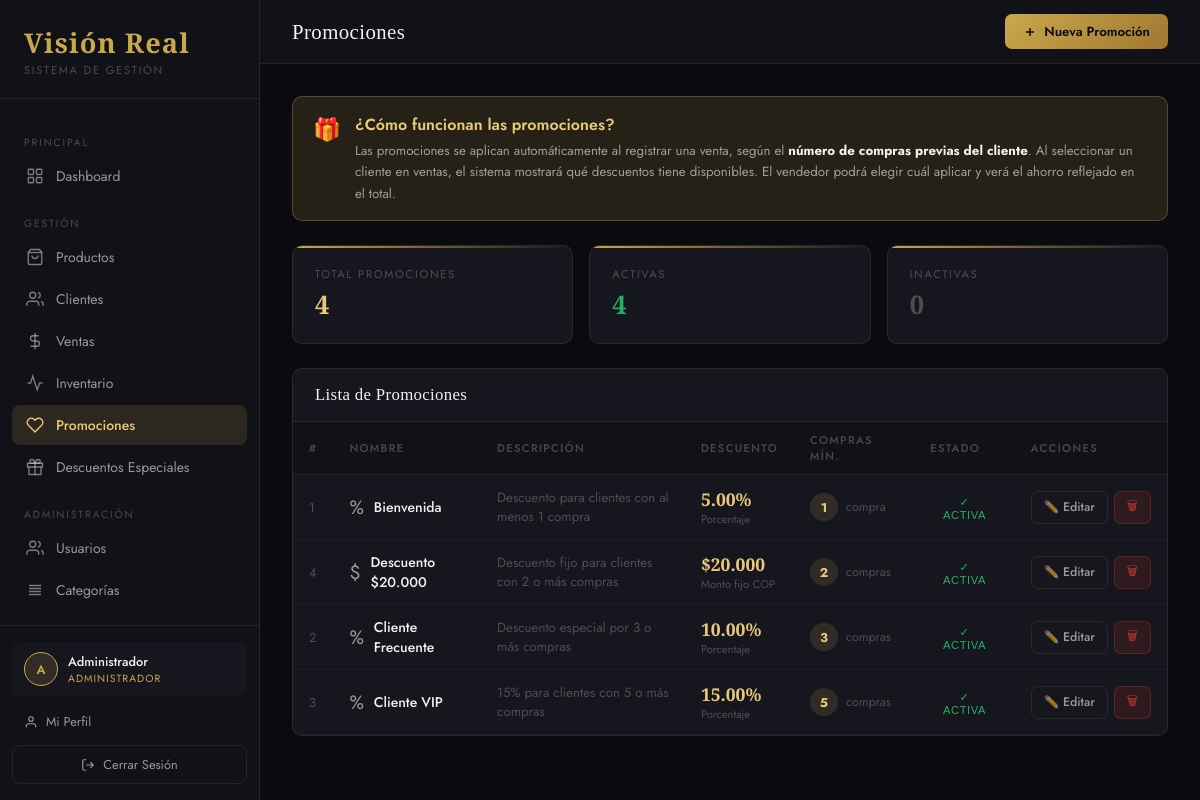
The page /views/promociones.php (signed in) on the database its author committed.
### tables this page shows
CREATE TABLE IF NOT EXISTS promociones (
    id INT AUTO_INCREMENT PRIMARY KEY,
    nombre VARCHAR(200) NOT NULL,
    descripcion TEXT,
    tipo ENUM('porcentaje','monto_fijo') NOT NULL DEFAULT 'porcentaje',
    valor DECIMAL(10,2) NOT NULL,
    compras_minimas INT NOT NULL DEFAULT 1,
    activa TINYINT(1) DEFAULT 1,
    created_at TIMESTAMP DEFAULT CURRENT_TIMESTAMP
);

### config/database.php (called while the page is built, shortened)
<?php
class Database {
    private static $instance = null;
    private $connection;
    private function __construct() {
        $this->connection = new mysqli(DB_HOST, DB_USER, DB_PASS, DB_NAME);
        $this->connection->set_charset(DB_CHARSET);
    }
    public static function getInstance() {
        if (self::$instance === null) self::$instance = new Database();
        return self::$instance;
    }
    public function query($sql)     { return $this->connection->query($sql); }
}
?>

### models/Promocion.php (called while the page is built, shortened)
<?php
require_once __DIR__ . '/../config/database.php';
class Promocion {
    private $db;
    public function __construct() { $this->db = Database::getInstance(); }
    public function getAll() {
        $r = $this->db->query("SELECT * FROM promociones ORDER BY compras_minimas ASC");
        $a = []; while($row = $r->fetch_assoc()) $a[] = $row; return $a;
    }
}
?>

### views/promociones.php (the view, shortened to what this page needs)
<?php
require_once __DIR__ . '/../models/Promocion.php';
$m = new Promocion();
$promociones = $m->getAll();
include __DIR__ . '/partials/head.php';
?>
<div class="layout">
<?php include __DIR__ . '/partials/sidebar.php'; ?>
<div class="main">
  <header class="topbar">
    <div class="topbar-left">
      <h1 class="page-title">Promociones</h1>
    </div>
    <div class="topbar-right">
      <button class="btn btn-primary" onclick="abrirNuevo()">
        <svg width="14" height="14" viewBox="0 0 24 24" fill="none" stroke="currentColor" stroke-width="2.5"><line x1="12" y1="5" x2="12" y2="19"/><line x1="5" y1="12" x2="19" y2="12"/></svg>
        Nueva Promoción
      </button>
    </div>
  </header>
  <div class="content">
    <div style="background:var(--gold-dim);border:1px solid rgba(201,168,76,0.3);border-radius:10px;padding:16px 20px;margin-bottom:24px;display:flex;align-items:flex-start;gap:14px">
      <span style="font-size:1.4rem">🎁</span>
      <div>
        <div style="font-weight:600;color:var(--gold-light);margin-bottom:4px">¿Cómo funcionan las promociones?</div>
        <div style="font-size:.83rem;color:var(--white-dim);line-height:1.6">
          Las promociones se aplican automáticamente al registrar una venta, según el <strong style="color:var(--white)">número de compras previas del cliente</strong>.
          Al seleccionar un cliente en ventas, el sistema mostrará qué descuentos tiene disponibles.
          El vendedor podrá elegir cuál aplicar y verá el ahorro reflejado en el total.
        </div>
      </div>
    </div>
    <div class="stats-grid" style="grid-template-columns:repeat(3,1fr);margin-bottom:24px">
      <div class="stat-card">
        <div class="stat-label">Total Promociones</div>
        <div class="stat-value" style="font-size:1.6rem"><?=count($promociones)?></div>
      </div>
      <div class="stat-card">
        <div class="stat-label">Activas</div>
        <div class="stat-value" style="font-size:1.6rem;color:var(--success)"><?=count(array_filter($promociones,fn($p)=>$p['activa']))?></div>
      </div>
      <div class="stat-card">
        <div class="stat-label">Inactivas</div>
        <div class="stat-value" style="font-size:1.6rem;color:var(--white-muted)"><?=count(array_filter($promociones,fn($p)=>!$p['activa']))?></div>
      </div>
    </div>
    <div class="card">
      <div class="card-header">
        <span class="card-title">Lista de Promociones</span>
      </div>
      <div class="table-wrap">
        <table id="tbl-promos">
          <thead>
            <tr>
              <th>#</th>
              <th>Nombre</th>
              <th>Descripción</th>
              <th>Descuento</th>
              <th>Compras Mín.</th>
              <th>Estado</th>
              <th>Acciones</th>
            </tr>
          </thead>
          <tbody>
            <?php if(empty($promociones)): ?>
            <tr><td colspan="7" class="table-empty">No hay promociones creadas</td></tr>
            <?php else: foreach($promociones as $p): ?>
            <tr>
              <td style="color:var(--white-muted);font-size:.8rem"><?=$p['id']?></td>
              <td>
                <div style="display:flex;align-items:center;gap:10px">
                  <span style="font-size:1.2rem"><?=$p['tipo']==='porcentaje'?'%':'$'?></span>
                  <strong><?=htmlspecialchars($p['nombre'])?></strong>
                </div>
              </td>
              <td style="color:var(--white-muted);font-size:.83rem"><?=htmlspecialchars($p['descripcion']?:'—')?></td>
              <td>
                <span style="font-family:var(--font-display);font-size:1.1rem;color:var(--gold-light);font-weight:600">
                  <?php if($p['tipo']==='porcentaje'): ?>
                    <?=$p['valor']?>%
                  <?php else: ?>
                    $<?=number_format($p['valor'],0,',','.')?>
                  <?php endif; ?>
                </span>
                <span style="font-size:.7rem;color:var(--white-muted);display:block">
                  <?=$p['tipo']==='porcentaje'?'Porcentaje':'Monto fijo COP'?>
                </span>
              </td>
              <td>
                <div style="display:flex;align-items:center;gap:8px">
                  <span style="width:28px;height:28px;border-radius:50%;background:var(--gold-dim);color:var(--gold-light);display:flex;align-items:center;justify-content:center;font-size:.8rem;font-weight:700"><?=$p['compras_minimas']?></span>
                  <span style="font-size:.78rem;color:var(--white-muted)">compra<?=$p['compras_minimas']>1?'s':''?></span>
                </div>
              </td>
              <td>
                <button onclick="toggleEstado(<?=$p['id']?>)" class="badge <?=$p['activa']?'badge-success':'badge-danger'?>" style="cursor:pointer;border:none;background:inherit">
                  <?=$p['activa']?'✓ Activa':'✕ Inactiva'?>
                </button>
              </td>
              <td>
                <div style="display:flex;gap:6px">
                  <button class="btn btn-outline btn-sm" onclick="abrirEditar(this)">✏️ Editar</button>
                  <button class="btn btn-danger btn-sm" onclick="eliminar(this)">🗑</button>
                </div>
              </td>
            </tr>
            <?php endforeach; endif; ?>
          </tbody>
        </table>
      </div>
    </div>
  </div>
</div>
</div>
</body>
</html>

### assets/css/style.css (style rules this page uses)
:root { --bg-dark: #0a0a0f; --bg-panel: #111118; --bg-card: #16161f; --bg-hover: #1c1c28; --gold: #c9a84c; --gold-light: #e8c97a; --gold-dim: rgba(201,168,76,0.15); --white: #f4f2ee; --white-dim: rgba(244,242,238,0.6); --white-muted: rgba(244,242,238,0.25); --danger: #c0392b; --danger-dim: rgba(192,57,43,0.15); --success: #27ae60; --success-dim: rgba(39,174,96,0.15); --warning: #e67e22; --warning-dim: rgba(230,126,34,0.15); --border: rgba(201,168,76,0.12); --sidebar-w: 260px; --radius: 10px; --shadow: 0 4px 24px rgba(0,0,0,0.4); --font-display:'Cormorant Garamond', serif; --font-body: 'Jost', sans-serif; --transition: 0.2s ease; }
*, *::before, *::after { box-sizing: border-box; margin: 0; padding: 0; }
html { font-size: 16px; scroll-behavior: smooth; }
body { font-family: var(--font-body); background: var(--bg-dark); color: var(--white); min-height: 100vh; overflow-x: hidden; }
.layout { display: flex; min-height: 100vh; }
.main { margin-left: var(--sidebar-w); flex: 1; display: flex; flex-direction: column; min-height: 100vh; }
.topbar { display: flex; align-items: center; justify-content: space-between; padding: 0 32px; height: 64px; border-bottom: 1px solid var(--border); background: var(--bg-panel); position: sticky; top: 0; z-index: 50; }
.topbar-left { display: flex; align-items: center; gap: 12px; }
.page-title { font-family: var(--font-display); font-size: 1.3rem; font-weight: 500; color: var(--white); letter-spacing: 0.02em; }
.topbar-right { display: flex; align-items: center; gap: 12px; }
.content { padding: 32px; flex: 1; }
.stats-grid { display: grid; grid-template-columns: repeat(auto-fit, minmax(200px, 1fr)); gap: 16px; margin-bottom: 28px; }
.stat-card { background: var(--bg-card); border: 1px solid var(--border); border-radius: var(--radius); padding: 20px 22px; position: relative; overflow: hidden; transition: all var(--transition); }
.stat-card::before { content: ''; position: absolute; top: 0; left: 0; right: 0; height: 2px; background: linear-gradient(90deg, var(--gold), transparent); }
.stat-label { font-size: 0.7rem; text-transform: uppercase; letter-spacing: 0.15em; color: var(--white-muted); margin-bottom: 10px; }
.stat-value { font-family: var(--font-display); font-size: 2rem; font-weight: 600; color: var(--gold-light); line-height: 1; margin-bottom: 6px; }
.card { background: var(--bg-card); border: 1px solid var(--border); border-radius: var(--radius); overflow: hidden; }
.card-header { display: flex; align-items: center; justify-content: space-between; padding: 16px 22px; border-bottom: 1px solid var(--border); }
.card-title { font-family: var(--font-display); font-size: 1.05rem; font-weight: 500; color: var(--white); letter-spacing: 0.02em; }
.table-wrap { overflow-x: auto; }
table { width: 100%; border-collapse: collapse; font-size: 0.875rem; }
thead th { padding: 10px 16px; text-align: left; font-size: 0.7rem; text-transform: uppercase; letter-spacing: 0.12em; color: var(--white-muted); font-weight: 500; border-bottom: 1px solid var(--border); background: var(--bg-panel); }
tbody tr { border-bottom: 1px solid rgba(255,255,255,0.04); transition: background var(--transition); }
td { padding: 12px 16px; color: var(--white-dim); vertical-align: middle; }
td strong { color: var(--white); font-weight: 500; }
.badge { display: inline-flex; align-items: center; padding: 3px 10px; border-radius: 20px; font-size: 0.7rem; font-weight: 500; letter-spacing: 0.05em; text-transform: uppercase; }
.badge-success { background: var(--success-dim); color: var(--success); }
.btn { display: inline-flex; align-items: center; gap: 7px; padding: 8px 18px; border-radius: 7px; font-family: var(--font-body); font-size: 0.825rem; font-weight: 500; border: none; cursor: pointer; transition: all var(--transition); text-decoration: none; white-space: nowrap; }
.btn-primary { background: linear-gradient(135deg, var(--gold), #a07830); color: #0a0a0f; font-weight: 600; }
.btn-outline { background: transparent; border: 1px solid var(--border); color: var(--white-dim); }
.btn-danger { background: var(--danger-dim); color: var(--danger); border: 1px solid rgba(192,57,43,0.3); }
.btn-sm { padding: 5px 12px; font-size: 0.775rem; }

### rows shown on the page
promociones: id "1", nombre "Bienvenida", descripcion "Descuento para clientes con al menos 1 compra", valor "5.00", tipo "Porcentaje", compras_minimas "1", activa "✓ ACTIVA"
promociones: id "4", nombre "Descuento $20.000", descripcion "Descuento fijo para clientes con 2 o más compras", valor "20.000", tipo "Monto fijo COP", compras_minimas "2", activa "✓ ACTIVA"
promociones: id "2", nombre "Cliente Frecuente", descripcion "Descuento especial por 3 o más compras", valor "10.00", tipo "Porcentaje", compras_minimas "3", activa "✓ ACTIVA"
promociones: id "3", nombre "Cliente VIP", descripcion "15% para clientes con 5 o más compras", valor "15.00", tipo "Porcentaje", compras_minimas "5", activa "✓ ACTIVA"

### other values the page prints
$ini "A"
$user['nombre'] "Administrador"
$user['rol'] "ADMINISTRADOR"
count($promociones) "4"
count(array_filter($promociones,fn($p)=>$p['activa'])) "4"
count(array_filter($promociones,fn($p)=>!$p['activa'])) "0"
